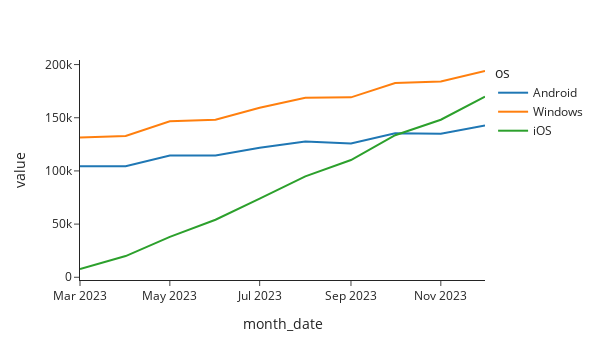

Here is the notebook cell this chart was saved with:
### Code cell
pio.templates.default = 'simple_white'
px.line(ts_df, width = 600)

### Figure 1 — Plotly figure (JSON) as saved in the notebook; plotly's stock layout.template omitted (floating-point values rounded to 4 significant figures)
{"data": [{"hovertemplate": "os=Android<br>month_date=%{x}<br>value=%{y}<extra></extra>", "legendgroup": "Android", "line": {"color": "#1F77B4", "dash": "solid"}, "marker": {"symbol": "circle"}, "mode": "lines", "name": "Android", "orientation": "v", "showlegend": true, "type": "scatter", "x": ["2023-03-01", "2023-04-01", "2023-05-01", "2023-06-01", "2023-07-01", "2023-08-01", "2023-09-01", "2023-10-01", "2023-11-01", "2023-12-01"], "xaxis": "x", "y": [104500, 104504, 114563, 114581, 121795, 127677, 125854, 135381, 134873, 142736], "yaxis": "y"}, {"hovertemplate": "os=Windows<br>month_date=%{x}<br>value=%{y}<extra></extra>", "legendgroup": "Windows", "line": {"color": "#FF7F0E", "dash": "solid"}, "marker": {"symbol": "circle"}, "mode": "lines", "name": "Windows", "orientation": "v", "showlegend": true, "type": "scatter", "x": ["2023-03-01", "2023-04-01", "2023-05-01", "2023-06-01", "2023-07-01", "2023-08-01", "2023-09-01", "2023-10-01", "2023-11-01", "2023-12-01"], "xaxis": "x", "y": [131368, 132832, 146599, 148060, 159434, 168866, 169154, 182675, 184051, 193951], "yaxis": "y"}, {"hovertemplate": "os=iOS<br>month_date=%{x}<br>value=%{y}<extra></extra>", "legendgroup": "iOS", "line": {"color": "#2CA02C", "dash": "solid"}, "marker": {"symbol": "circle"}, "mode": "lines", "name": "iOS", "orientation": "v", "showlegend": true, "type": "scatter", "x": ["2023-03-01", "2023-04-01", "2023-05-01", "2023-06-01", "2023-07-01", "2023-08-01", "2023-09-01", "2023-10-01", "2023-11-01", "2023-12-01"], "xaxis": "x", "y": [7781, 19960, 38045, 54079, 73914, 94858, 110231, 133563, 148138, 169839], "yaxis": "y"}], "layout": {"height": 360, "legend": {"title": {"text": "os"}, "tracegroupgap": 0}, "margin": {"t": 60}, "width": 600, "xaxis": {"anchor": "y", "autorange": true, "domain": [0, 1], "range": ["2023-03-01", "2023-12-01"], "title": {"text": "month_date"}, "type": "date"}, "yaxis": {"anchor": "x", "autorange": true, "domain": [0, 1], "range": [-2562.0, 204300.0], "title": {"text": "value"}, "type": "linear"}}}
